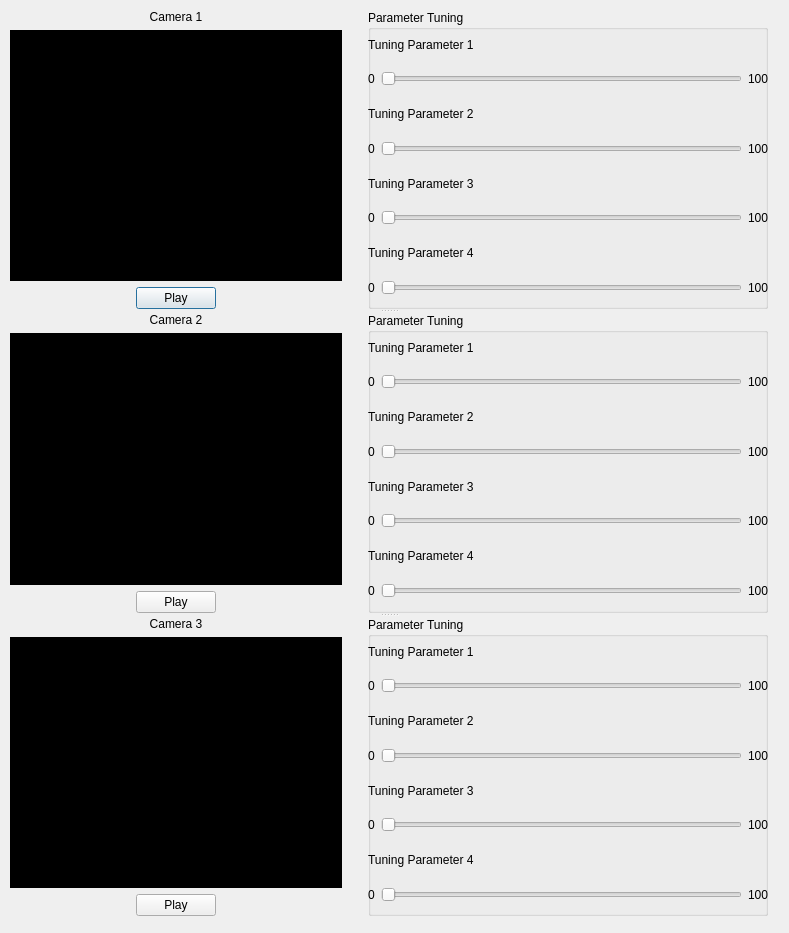
<?xml version="1.0" encoding="UTF-8"?>
<ui version="4.0">
 <class>BackgroundModelTuningDialog</class>
 <widget class="QDialog" name="BackgroundModelTuningDialog">
  <property name="geometry">
   <rect>
    <x>0</x>
    <y>0</y>
    <width>789</width>
    <height>933</height>
   </rect>
  </property>
  <property name="windowTitle">
   <string>Dialog</string>
  </property>
  <widget class="QSplitter" name="splitter">
   <property name="geometry">
    <rect>
     <x>10</x>
     <y>10</y>
     <width>758</width>
     <height>906</height>
    </rect>
   </property>
   <property name="orientation">
    <enum>Qt::Vertical</enum>
   </property>
   <widget class="QWidget" name="">
    <layout class="QHBoxLayout" name="horizontalLayout_7">
     <item>
      <layout class="QVBoxLayout" name="verticalLayout_2">
       <item>
        <layout class="QVBoxLayout" name="verticalLayout">
         <item>
          <widget class="QLabel" name="label">
           <property name="sizePolicy">
            <sizepolicy hsizetype="Expanding" vsizetype="Fixed">
             <horstretch>0</horstretch>
             <verstretch>0</verstretch>
            </sizepolicy>
           </property>
           <property name="text">
            <string>Camera 1</string>
           </property>
           <property name="alignment">
            <set>Qt::AlignCenter</set>
           </property>
          </widget>
         </item>
         <item>
          <widget class="QLabel" name="label_2">
           <property name="minimumSize">
            <size>
             <width>320</width>
             <height>240</height>
            </size>
           </property>
           <property name="styleSheet">
            <string notr="true">Background-color: #000;</string>
           </property>
           <property name="text">
            <string/>
           </property>
          </widget>
         </item>
         <item>
          <layout class="QHBoxLayout" name="horizontalLayout">
           <item>
            <spacer name="horizontalSpacer">
             <property name="orientation">
              <enum>Qt::Horizontal</enum>
             </property>
             <property name="sizeType">
              <enum>QSizePolicy::MinimumExpanding</enum>
             </property>
             <property name="sizeHint" stdset="0">
              <size>
               <width>40</width>
               <height>10</height>
              </size>
             </property>
            </spacer>
           </item>
           <item>
            <widget class="QPushButton" name="pushButton">
             <property name="sizePolicy">
              <sizepolicy hsizetype="Fixed" vsizetype="Fixed">
               <horstretch>0</horstretch>
               <verstretch>0</verstretch>
              </sizepolicy>
             </property>
             <property name="text">
              <string>Play</string>
             </property>
            </widget>
           </item>
           <item>
            <spacer name="horizontalSpacer_2">
             <property name="orientation">
              <enum>Qt::Horizontal</enum>
             </property>
             <property name="sizeHint" stdset="0">
              <size>
               <width>40</width>
               <height>10</height>
              </size>
             </property>
            </spacer>
           </item>
          </layout>
         </item>
        </layout>
       </item>
      </layout>
     </item>
     <item>
      <spacer name="horizontalSpacer_3">
       <property name="orientation">
        <enum>Qt::Horizontal</enum>
       </property>
       <property name="sizeType">
        <enum>QSizePolicy::Fixed</enum>
       </property>
       <property name="sizeHint" stdset="0">
        <size>
         <width>20</width>
         <height>20</height>
        </size>
       </property>
      </spacer>
     </item>
     <item>
      <widget class="QGroupBox" name="groupBox">
       <property name="sizePolicy">
        <sizepolicy hsizetype="Fixed" vsizetype="Preferred">
         <horstretch>0</horstretch>
         <verstretch>0</verstretch>
        </sizepolicy>
       </property>
       <property name="minimumSize">
        <size>
         <width>400</width>
         <height>0</height>
        </size>
       </property>
       <property name="title">
        <string>Parameter Tuning</string>
       </property>
       <widget class="QWidget" name="">
        <property name="geometry">
         <rect>
          <x>0</x>
          <y>20</y>
          <width>401</width>
          <height>341</height>
         </rect>
        </property>
        <layout class="QVBoxLayout" name="verticalLayout_8">
         <item>
          <layout class="QVBoxLayout" name="verticalLayout_3">
           <item>
            <widget class="QLabel" name="label_5">
             <property name="text">
              <string>Tuning Parameter 1</string>
             </property>
            </widget>
           </item>
           <item>
            <layout class="QHBoxLayout" name="horizontalLayout_2">
             <item>
              <widget class="QLabel" name="label_3">
               <property name="text">
                <string>0</string>
               </property>
              </widget>
             </item>
             <item>
              <widget class="QSlider" name="horizontalSlider">
               <property name="orientation">
                <enum>Qt::Horizontal</enum>
               </property>
              </widget>
             </item>
             <item>
              <widget class="QLabel" name="label_4">
               <property name="text">
                <string>100</string>
               </property>
              </widget>
             </item>
            </layout>
           </item>
          </layout>
         </item>
         <item>
          <layout class="QVBoxLayout" name="verticalLayout_4">
           <item>
            <widget class="QLabel" name="label_6">
             <property name="text">
              <string>Tuning Parameter 2</string>
             </property>
            </widget>
           </item>
           <item>
            <layout class="QHBoxLayout" name="horizontalLayout_3">
             <item>
              <widget class="QLabel" name="label_7">
               <property name="text">
                <string>0</string>
               </property>
              </widget>
             </item>
             <item>
              <widget class="QSlider" name="horizontalSlider_2">
               <property name="orientation">
                <enum>Qt::Horizontal</enum>
               </property>
              </widget>
             </item>
             <item>
              <widget class="QLabel" name="label_8">
               <property name="text">
                <string>100</string>
               </property>
              </widget>
             </item>
            </layout>
           </item>
          </layout>
         </item>
         <item>
          <layout class="QVBoxLayout" name="verticalLayout_5">
           <item>
            <widget class="QLabel" name="label_9">
             <property name="text">
              <string>Tuning Parameter 3</string>
             </property>
            </widget>
           </item>
           <item>
            <layout class="QHBoxLayout" name="horizontalLayout_4">
             <item>
              <widget class="QLabel" name="label_10">
               <property name="text">
                <string>0</string>
               </property>
              </widget>
             </item>
             <item>
              <widget class="QSlider" name="horizontalSlider_3">
               <property name="orientation">
                <enum>Qt::Horizontal</enum>
               </property>
              </widget>
             </item>
             <item>
              <widget class="QLabel" name="label_11">
               <property name="text">
                <string>100</string>
               </property>
              </widget>
             </item>
            </layout>
           </item>
          </layout>
         </item>
         <item>
          <layout class="QVBoxLayout" name="verticalLayout_6">
           <item>
            <widget class="QLabel" name="label_12">
             <property name="text">
              <string>Tuning Parameter 4</string>
             </property>
            </widget>
           </item>
           <item>
            <layout class="QHBoxLayout" name="horizontalLayout_5">
             <item>
              <widget class="QLabel" name="label_13">
               <property name="text">
                <string>0</string>
               </property>
              </widget>
             </item>
             <item>
              <widget class="QSlider" name="horizontalSlider_4">
               <property name="orientation">
                <enum>Qt::Horizontal</enum>
               </property>
              </widget>
             </item>
             <item>
              <widget class="QLabel" name="label_14">
               <property name="text">
                <string>100</string>
               </property>
              </widget>
             </item>
            </layout>
           </item>
          </layout>
         </item>
         <item>
          <layout class="QVBoxLayout" name="verticalLayout_7">
           <item>
            <widget class="QLabel" name="label_15">
             <property name="text">
              <string>Tuning Parameter 5</string>
             </property>
            </widget>
           </item>
           <item>
            <layout class="QHBoxLayout" name="horizontalLayout_6">
             <item>
              <widget class="QLabel" name="label_16">
               <property name="text">
                <string>0</string>
               </property>
              </widget>
             </item>
             <item>
              <widget class="QSlider" name="horizontalSlider_5">
               <property name="orientation">
                <enum>Qt::Horizontal</enum>
               </property>
              </widget>
             </item>
             <item>
              <widget class="QLabel" name="label_17">
               <property name="text">
                <string>100</string>
               </property>
              </widget>
             </item>
            </layout>
           </item>
          </layout>
         </item>
        </layout>
       </widget>
      </widget>
     </item>
    </layout>
   </widget>
   <widget class="QWidget" name="layoutWidget_5">
    <layout class="QHBoxLayout" name="horizontalLayout_8">
     <item>
      <layout class="QVBoxLayout" name="verticalLayout_9">
       <item>
        <layout class="QVBoxLayout" name="verticalLayout_10">
         <item>
          <widget class="QLabel" name="label_18">
           <property name="sizePolicy">
            <sizepolicy hsizetype="Expanding" vsizetype="Fixed">
             <horstretch>0</horstretch>
             <verstretch>0</verstretch>
            </sizepolicy>
           </property>
           <property name="text">
            <string>Camera 2</string>
           </property>
           <property name="alignment">
            <set>Qt::AlignCenter</set>
           </property>
          </widget>
         </item>
         <item>
          <widget class="QLabel" name="label_19">
           <property name="minimumSize">
            <size>
             <width>320</width>
             <height>240</height>
            </size>
           </property>
           <property name="styleSheet">
            <string notr="true">Background-color: #000;</string>
           </property>
           <property name="text">
            <string/>
           </property>
          </widget>
         </item>
         <item>
          <layout class="QHBoxLayout" name="horizontalLayout_9">
           <item>
            <spacer name="horizontalSpacer_4">
             <property name="orientation">
              <enum>Qt::Horizontal</enum>
             </property>
             <property name="sizeType">
              <enum>QSizePolicy::MinimumExpanding</enum>
             </property>
             <property name="sizeHint" stdset="0">
              <size>
               <width>40</width>
               <height>10</height>
              </size>
             </property>
            </spacer>
           </item>
           <item>
            <widget class="QPushButton" name="pushButton_2">
             <property name="sizePolicy">
              <sizepolicy hsizetype="Fixed" vsizetype="Fixed">
               <horstretch>0</horstretch>
               <verstretch>0</verstretch>
              </sizepolicy>
             </property>
             <property name="text">
              <string>Play</string>
             </property>
            </widget>
           </item>
           <item>
            <spacer name="horizontalSpacer_5">
             <property name="orientation">
              <enum>Qt::Horizontal</enum>
             </property>
             <property name="sizeHint" stdset="0">
              <size>
               <width>40</width>
               <height>10</height>
              </size>
             </property>
            </spacer>
           </item>
          </layout>
         </item>
        </layout>
       </item>
      </layout>
     </item>
     <item>
      <spacer name="horizontalSpacer_6">
       <property name="orientation">
        <enum>Qt::Horizontal</enum>
       </property>
       <property name="sizeType">
        <enum>QSizePolicy::Fixed</enum>
       </property>
       <property name="sizeHint" stdset="0">
        <size>
         <width>20</width>
         <height>20</height>
        </size>
       </property>
      </spacer>
     </item>
     <item>
      <widget class="QGroupBox" name="groupBox_2">
       <property name="sizePolicy">
        <sizepolicy hsizetype="Fixed" vsizetype="Preferred">
         <horstretch>0</horstretch>
         <verstretch>0</verstretch>
        </sizepolicy>
       </property>
       <property name="minimumSize">
        <size>
         <width>400</width>
         <height>0</height>
        </size>
       </property>
       <property name="title">
        <string>Parameter Tuning</string>
       </property>
       <widget class="QWidget" name="layoutWidget_6">
        <property name="geometry">
         <rect>
          <x>0</x>
          <y>20</y>
          <width>401</width>
          <height>341</height>
         </rect>
        </property>
        <layout class="QVBoxLayout" name="verticalLayout_11">
         <item>
          <layout class="QVBoxLayout" name="verticalLayout_12">
           <item>
            <widget class="QLabel" name="label_20">
             <property name="text">
              <string>Tuning Parameter 1</string>
             </property>
            </widget>
           </item>
           <item>
            <layout class="QHBoxLayout" name="horizontalLayout_10">
             <item>
              <widget class="QLabel" name="label_21">
               <property name="text">
                <string>0</string>
               </property>
              </widget>
             </item>
             <item>
              <widget class="QSlider" name="horizontalSlider_6">
               <property name="orientation">
                <enum>Qt::Horizontal</enum>
               </property>
              </widget>
             </item>
             <item>
              <widget class="QLabel" name="label_22">
               <property name="text">
                <string>100</string>
               </property>
              </widget>
             </item>
            </layout>
           </item>
          </layout>
         </item>
         <item>
          <layout class="QVBoxLayout" name="verticalLayout_13">
           <item>
            <widget class="QLabel" name="label_23">
             <property name="text">
              <string>Tuning Parameter 2</string>
             </property>
            </widget>
           </item>
           <item>
            <layout class="QHBoxLayout" name="horizontalLayout_11">
             <item>
              <widget class="QLabel" name="label_24">
               <property name="text">
                <string>0</string>
               </property>
              </widget>
             </item>
             <item>
              <widget class="QSlider" name="horizontalSlider_7">
               <property name="orientation">
                <enum>Qt::Horizontal</enum>
               </property>
              </widget>
             </item>
             <item>
              <widget class="QLabel" name="label_25">
               <property name="text">
                <string>100</string>
               </property>
              </widget>
             </item>
            </layout>
           </item>
          </layout>
         </item>
         <item>
          <layout class="QVBoxLayout" name="verticalLayout_14">
           <item>
            <widget class="QLabel" name="label_26">
             <property name="text">
              <string>Tuning Parameter 3</string>
             </property>
            </widget>
           </item>
           <item>
            <layout class="QHBoxLayout" name="horizontalLayout_12">
             <item>
              <widget class="QLabel" name="label_27">
               <property name="text">
                <string>0</string>
               </property>
              </widget>
             </item>
             <item>
              <widget class="QSlider" name="horizontalSlider_8">
               <property name="orientation">
                <enum>Qt::Horizontal</enum>
               </property>
              </widget>
             </item>
             <item>
              <widget class="QLabel" name="label_28">
               <property name="text">
                <string>100</string>
               </property>
              </widget>
             </item>
            </layout>
           </item>
          </layout>
         </item>
         <item>
          <layout class="QVBoxLayout" name="verticalLayout_15">
           <item>
            <widget class="QLabel" name="label_29">
             <property name="text">
              <string>Tuning Parameter 4</string>
             </property>
            </widget>
           </item>
           <item>
            <layout class="QHBoxLayout" name="horizontalLayout_13">
             <item>
              <widget class="QLabel" name="label_30">
               <property name="text">
                <string>0</string>
               </property>
              </widget>
             </item>
             <item>
              <widget class="QSlider" name="horizontalSlider_9">
               <property name="orientation">
                <enum>Qt::Horizontal</enum>
               </property>
              </widget>
             </item>
             <item>
              <widget class="QLabel" name="label_31">
               <property name="text">
                <string>100</string>
               </property>
              </widget>
             </item>
            </layout>
           </item>
          </layout>
         </item>
         <item>
          <layout class="QVBoxLayout" name="verticalLayout_16">
           <item>
            <widget class="QLabel" name="label_32">
             <property name="text">
              <string>Tuning Parameter 5</string>
             </property>
            </widget>
           </item>
           <item>
            <layout class="QHBoxLayout" name="horizontalLayout_14">
             <item>
              <widget class="QLabel" name="label_33">
               <property name="text">
                <string>0</string>
               </property>
              </widget>
             </item>
             <item>
              <widget class="QSlider" name="horizontalSlider_10">
               <property name="orientation">
                <enum>Qt::Horizontal</enum>
               </property>
              </widget>
             </item>
             <item>
              <widget class="QLabel" name="label_34">
               <property name="text">
                <string>100</string>
               </property>
              </widget>
             </item>
            </layout>
           </item>
          </layout>
         </item>
        </layout>
       </widget>
      </widget>
     </item>
    </layout>
   </widget>
   <widget class="QWidget" name="layoutWidget_7">
    <layout class="QHBoxLayout" name="horizontalLayout_15">
     <item>
      <layout class="QVBoxLayout" name="verticalLayout_17">
       <item>
        <layout class="QVBoxLayout" name="verticalLayout_18">
         <item>
          <widget class="QLabel" name="label_35">
           <property name="sizePolicy">
            <sizepolicy hsizetype="Expanding" vsizetype="Fixed">
             <horstretch>0</horstretch>
             <verstretch>0</verstretch>
            </sizepolicy>
           </property>
           <property name="text">
            <string>Camera 3</string>
           </property>
           <property name="alignment">
            <set>Qt::AlignCenter</set>
           </property>
          </widget>
         </item>
         <item>
          <widget class="QLabel" name="label_36">
           <property name="minimumSize">
            <size>
             <width>320</width>
             <height>240</height>
            </size>
           </property>
           <property name="styleSheet">
            <string notr="true">Background-color: #000;</string>
           </property>
           <property name="text">
            <string/>
           </property>
          </widget>
         </item>
         <item>
          <layout class="QHBoxLayout" name="horizontalLayout_16">
           <item>
            <spacer name="horizontalSpacer_7">
             <property name="orientation">
              <enum>Qt::Horizontal</enum>
             </property>
             <property name="sizeType">
              <enum>QSizePolicy::MinimumExpanding</enum>
             </property>
             <property name="sizeHint" stdset="0">
              <size>
               <width>40</width>
               <height>10</height>
              </size>
             </property>
            </spacer>
           </item>
           <item>
            <widget class="QPushButton" name="pushButton_3">
             <property name="sizePolicy">
              <sizepolicy hsizetype="Fixed" vsizetype="Fixed">
               <horstretch>0</horstretch>
               <verstretch>0</verstretch>
              </sizepolicy>
             </property>
             <property name="text">
              <string>Play</string>
             </property>
            </widget>
           </item>
           <item>
            <spacer name="horizontalSpacer_8">
             <property name="orientation">
              <enum>Qt::Horizontal</enum>
             </property>
             <property name="sizeHint" stdset="0">
              <size>
               <width>40</width>
               <height>10</height>
              </size>
             </property>
            </spacer>
           </item>
          </layout>
         </item>
        </layout>
       </item>
      </layout>
     </item>
     <item>
      <spacer name="horizontalSpacer_9">
       <property name="orientation">
        <enum>Qt::Horizontal</enum>
       </property>
       <property name="sizeType">
        <enum>QSizePolicy::Fixed</enum>
       </property>
       <property name="sizeHint" stdset="0">
        <size>
         <width>20</width>
         <height>20</height>
        </size>
       </property>
      </spacer>
     </item>
     <item>
      <widget class="QGroupBox" name="groupBox_3">
       <property name="sizePolicy">
        <sizepolicy hsizetype="Fixed" vsizetype="Preferred">
         <horstretch>0</horstretch>
         <verstretch>0</verstretch>
        </sizepolicy>
       </property>
       <property name="minimumSize">
        <size>
         <width>400</width>
         <height>0</height>
        </size>
       </property>
       <property name="title">
        <string>Parameter Tuning</string>
       </property>
       <widget class="QWidget" name="layoutWidget_8">
        <property name="geometry">
         <rect>
          <x>0</x>
          <y>20</y>
          <width>401</width>
          <height>341</height>
         </rect>
        </property>
        <layout class="QVBoxLayout" name="verticalLayout_19">
         <item>
          <layout class="QVBoxLayout" name="verticalLayout_20">
           <item>
            <widget class="QLabel" name="label_37">
             <property name="text">
              <string>Tuning Parameter 1</string>
             </property>
            </widget>
           </item>
           <item>
            <layout class="QHBoxLayout" name="horizontalLayout_17">
             <item>
              <widget class="QLabel" name="label_38">
               <property name="text">
                <string>0</string>
               </property>
              </widget>
             </item>
             <item>
              <widget class="QSlider" name="horizontalSlider_11">
               <property name="orientation">
                <enum>Qt::Horizontal</enum>
               </property>
              </widget>
             </item>
             <item>
              <widget class="QLabel" name="label_39">
               <property name="text">
                <string>100</string>
               </property>
              </widget>
             </item>
            </layout>
           </item>
          </layout>
         </item>
         <item>
          <layout class="QVBoxLayout" name="verticalLayout_21">
           <item>
            <widget class="QLabel" name="label_40">
             <property name="text">
              <string>Tuning Parameter 2</string>
             </property>
            </widget>
           </item>
           <item>
            <layout class="QHBoxLayout" name="horizontalLayout_18">
             <item>
              <widget class="QLabel" name="label_41">
               <property name="text">
                <string>0</string>
               </property>
              </widget>
             </item>
             <item>
              <widget class="QSlider" name="horizontalSlider_12">
               <property name="orientation">
                <enum>Qt::Horizontal</enum>
               </property>
              </widget>
             </item>
             <item>
              <widget class="QLabel" name="label_42">
               <property name="text">
                <string>100</string>
               </property>
              </widget>
             </item>
            </layout>
           </item>
          </layout>
         </item>
         <item>
          <layout class="QVBoxLayout" name="verticalLayout_22">
           <item>
            <widget class="QLabel" name="label_43">
             <property name="text">
              <string>Tuning Parameter 3</string>
             </property>
            </widget>
           </item>
           <item>
            <layout class="QHBoxLayout" name="horizontalLayout_19">
             <item>
              <widget class="QLabel" name="label_44">
               <property name="text">
                <string>0</string>
               </property>
              </widget>
             </item>
             <item>
              <widget class="QSlider" name="horizontalSlider_13">
               <property name="orientation">
                <enum>Qt::Horizontal</enum>
               </property>
              </widget>
             </item>
             <item>
              <widget class="QLabel" name="label_45">
               <property name="text">
                <string>100</string>
               </property>
              </widget>
             </item>
            </layout>
           </item>
          </layout>
         </item>
         <item>
          <layout class="QVBoxLayout" name="verticalLayout_23">
           <item>
            <widget class="QLabel" name="label_46">
             <property name="text">
              <string>Tuning Parameter 4</string>
             </property>
            </widget>
           </item>
           <item>
            <layout class="QHBoxLayout" name="horizontalLayout_20">
             <item>
              <widget class="QLabel" name="label_47">
               <property name="text">
                <string>0</string>
               </property>
              </widget>
             </item>
             <item>
              <widget class="QSlider" name="horizontalSlider_14">
               <property name="orientation">
                <enum>Qt::Horizontal</enum>
               </property>
              </widget>
             </item>
             <item>
              <widget class="QLabel" name="label_48">
               <property name="text">
                <string>100</string>
               </property>
              </widget>
             </item>
            </layout>
           </item>
          </layout>
         </item>
         <item>
          <layout class="QVBoxLayout" name="verticalLayout_24">
           <item>
            <widget class="QLabel" name="label_49">
             <property name="text">
              <string>Tuning Parameter 5</string>
             </property>
            </widget>
           </item>
           <item>
            <layout class="QHBoxLayout" name="horizontalLayout_21">
             <item>
              <widget class="QLabel" name="label_50">
               <property name="text">
                <string>0</string>
               </property>
              </widget>
             </item>
             <item>
              <widget class="QSlider" name="horizontalSlider_15">
               <property name="orientation">
                <enum>Qt::Horizontal</enum>
               </property>
              </widget>
             </item>
             <item>
              <widget class="QLabel" name="label_51">
               <property name="text">
                <string>100</string>
               </property>
              </widget>
             </item>
            </layout>
           </item>
          </layout>
         </item>
        </layout>
       </widget>
      </widget>
     </item>
    </layout>
   </widget>
  </widget>
  <zorder>label</zorder>
  <zorder>label_2</zorder>
  <zorder>pushButton</zorder>
  <zorder>pushButton</zorder>
  <zorder>pushButton</zorder>
  <zorder>horizontalSpacer_2</zorder>
  <zorder>horizontalSpacer</zorder>
  <zorder>groupBox</zorder>
  <zorder>horizontalSpacer_3</zorder>
  <zorder>layoutWidget_5</zorder>
  <zorder>layoutWidget_7</zorder>
 </widget>
 <resources/>
 <connections/>
</ui>
